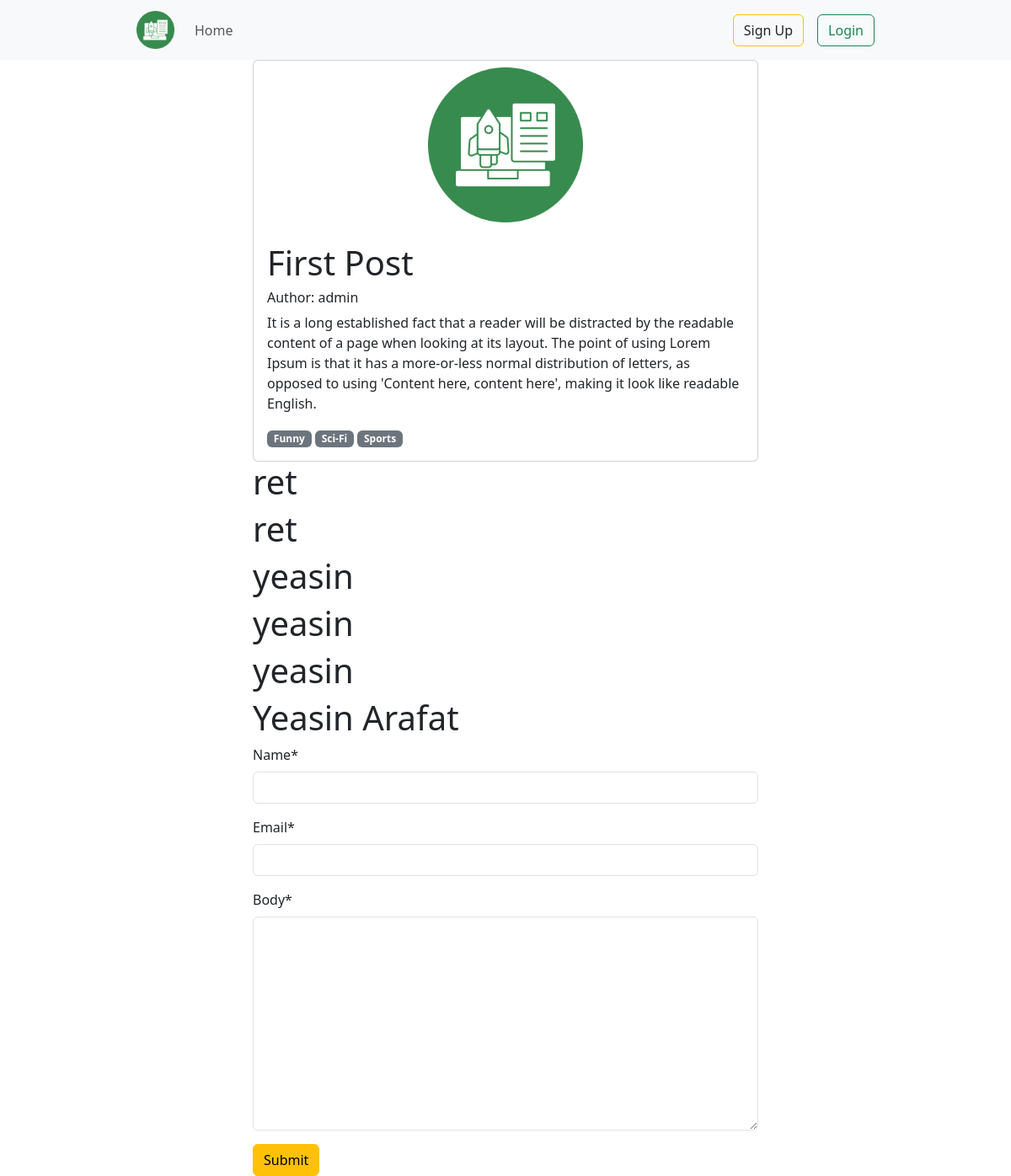
The app's page /post/detail/36 with its own data.
### posts/models.py (models this page shows, shortened)
class Post(models.Model) :
    title = models.CharField(max_length = 100)
    content = models.TextField()
    category  = models.ManyToManyField(Category)
    author = models.ForeignKey(User, on_delete = models.CASCADE)
    image = models.ImageField(upload_to='posts/uploads/', null = True, blank=True)

class Comment(models.Model):
    post = models.ForeignKey(Post, on_delete = models.CASCADE, related_name = 'comment')
    name = models.CharField(max_length = 30)
    email = models.CharField(max_length = 30)
    body = models.TextField()
    created_on = models.DateTimeField(auto_now_add = True)

### categories/models.py (models this page shows, shortened)
class Category(models.Model) :
    name = models.CharField(max_length = 100)
    slug = models.SlugField(max_length=100, unique=True, null=True, blank=True)

### posts/views.py (the view, shortened to what this page needs)
# urls.py: path('detail/<int:id>', views.detail_view.as_view(), name='detail_post'),
class detail_view(DetailView):
    model = Post
    pk_url_kwarg = 'id'
    template_name = 'detail_post.html'
    def get_context_data(self, **kwargs):
        context = super().get_context_data(**kwargs)
        post = self.object
        comments = post.comment.all()
        comment_form = forms.CommentForm()
        context['comments'] = comments
        context['comment_form'] = comment_form
        return context

### posts/forms.py
class CommentForm(forms.ModelForm):
    class Meta:
        model = Comment
        fields = ['name', 'email', 'body']

### posts/templates/detail_post.html
{% extends 'base.html' %} {% block content %} {% load crispy_forms_tags %}
<div class="w-50 m-auto">
    <div class="card">
        <img style="width: 200px;" src="{{post.image.url}}" class="card-img-top m-auto p-2" alt="card img">
        <div class="card-body">
            <h1 class="card-title">{{post.title}}</h1>
            <h6 class="fw-light">Author: {{post.author.username}}</h6>
            <p class="card-text">{{post.content}}</p>
            {% for j in post.category.all %}
            <span class="badge bg-secondary">{{j.name}}</span> {% endfor %}
        </div>
    </div>
    <div class="comments">
        {% for comment in comments %}
        <h1>{{comment.name}}</h1>
        {% endfor %}
    </div>
    <div>
        <form method="POST">
            {% csrf_token %} {{comment_form | crispy }}
            <button class="btn btn-warning">Submit</button>
        </form>
    </div>
</div>
{% endblock %}

### records on screen
Post: image (picture), title "First Post", author.username "admin", content "It is a long established fact that a reader will be distracted by the readable content of a page when looking at its layout. The point of using Lorem Ipsum is that it has a more-or-less normal distribution of letters, as opposed to using 'Content here, content here', making it look like readable English."
Category: name "Funny"
Category: name "Sci-Fi"
Category: name "Sports"
Comment: name "ret"
Comment: name "ret"
Comment: name "yeasin"
Comment: name "yeasin"
Comment: name "yeasin"
Comment: name "Yeasin Arafat"
